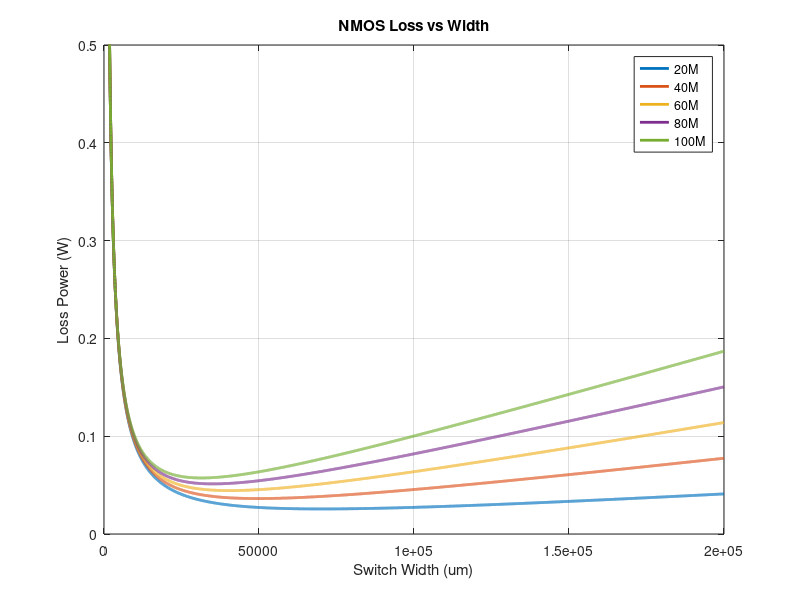
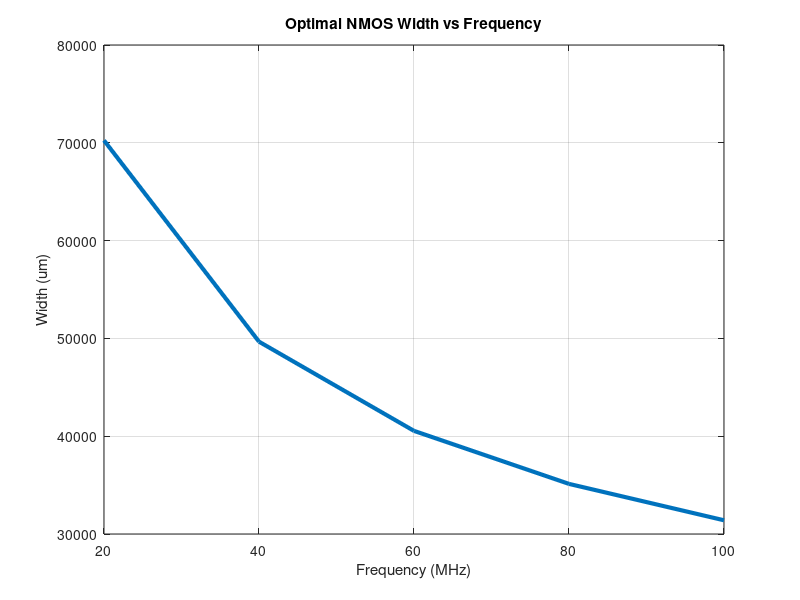
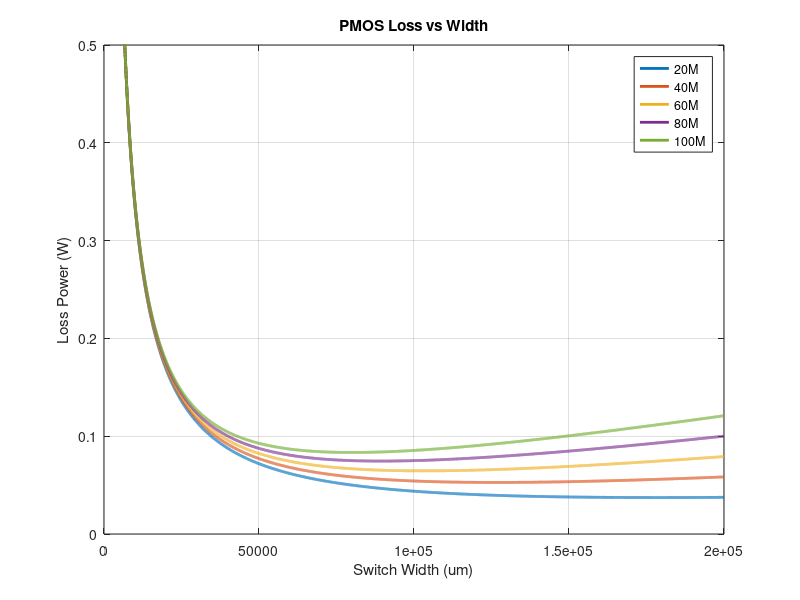
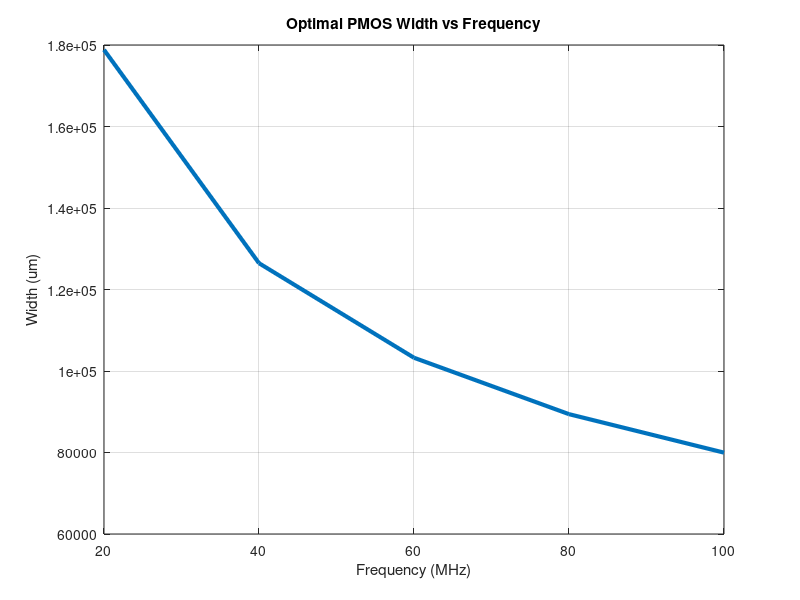

The MATLAB script that drew these images, in order: (Note: this script raises an error after producing the figures.)

%% NCH 1.2 LVT Stacked
Cgg = 350*10^-15;
Ron = 8.1;
w = 200*10^-6; % 100u width each, but 1.2V so two are stacked

Cgs = 0.5*Cgg;
Cgd = 0.5*Cgg;
Cds = 0.8*Cgg;
Ciss = Cgd + Cgs;
Coss = Cds + Cgd;

Vin = 1.8;
Vds = Vin;
Vgs = 1;
Vout = 0.8;
D = Vout/Vin;
Iout = 1;

Irms_n = ((Iout^2)*(1-D))^0.5;



freqs = linspace(20*10^6,100*10^6,5);
widths = linspace(0,0.2, 10000);

loss = zeros([numel(freqs), numel(widths)]);


figure(1)

for n = 1:numel(freqs)
    for m = 1:numel(widths)


    Psw = Vds^2 * (Coss*widths(m)/w) * freqs(n);
    Pdr = Vgs^2 * (Cgg*widths(m)/w) * freqs(n);
    Pcond = Irms_n^2 * (Ron*w/widths(m));
    Ptot = Psw + Pdr + Pcond;
    loss(n,m) = Ptot;

    end
    plot(widths*10^6, loss(n,:), "LineWidth", 2);
    hold on
end
hold off
ylim([0,0.5])
legend("20M", "40M", "60M", "80M", "100M")
title("NMOS Loss vs Width")
xlabel("Switch Width (um)")
ylabel("Loss Power (W)")
grid on

minloss = zeros([1, numel(freqs)]);
minidx = zeros([1, numel(freqs)]);
minwidth = zeros([1, numel(freqs)]);
for n = 1:numel(freqs)


    [minloss(n), minidx(n)] = min(loss(n,:));
    minwidth(n) = widths(minidx(n));


end


figure(2)
plot(freqs*10^-6,minwidth*10^6, "LineWidth", 3);
grid on
title("Optimal NMOS Width vs Frequency")
xlabel("Frequency (MHz)")
ylabel("Width (um)")



%% PCH 1.2 LVT Stacked
Cgg = 0.2*10^-12;
Ron = 30;
w = 200*10^-6; % 100u width each, but 1.2V so two are stacked

Cgs = 0.5*Cgg;
Cgd = 0.5*Cgg;
Cds = 0.8*Cgg;
Ciss = Cgd + Cgs;
Coss = Cds + Cgd;

Vin = 1.8;
Vds = Vin;
Vgs = 1;
Vout = 0.8;
D = Vout/Vin;
Iout = 1;

Irms_n = ((Iout^2)*(1-D))^0.5;



freqs = linspace(20*10^6,100*10^6,5);
widths = linspace(0,0.2, 10000);

loss = zeros([numel(freqs), numel(widths)]);


figure(3)

for n = 1:numel(freqs)
    for m = 1:numel(widths)


    Psw = Vds^2 * (Coss*widths(m)/w) * freqs(n);
    Pdr = Vgs^2 * (Cgg*widths(m)/w) * freqs(n);
    Pcond = Irms_n^2 * (Ron*w/widths(m));
    Ptot = Psw + Pdr + Pcond;
    loss(n,m) = Ptot;

    end
    plot(widths*10^6, loss(n,:), "LineWidth", 2);
    hold on
end
hold off
ylim([0,0.5])
legend("20M", "40M", "60M", "80M", "100M")
title("PMOS Loss vs Width")
xlabel("Switch Width (um)")
ylabel("Loss Power (W)")
grid on

minloss = zeros([1, numel(freqs)]);
minidx = zeros([1, numel(freqs)]);
minwidth = zeros([1, numel(freqs)]);
for n = 1:numel(freqs)


    [minloss(n), minidx(n)] = min(loss(n,:));
    minwidth(n) = widths(minidx(n));


end


figure(4)
plot(freqs*10^-6,minwidth*10^6, "LineWidth", 3);
grid on
title("Optimal PMOS Width vs Frequency")
xlabel("Frequency (MHz)")
ylabel("Width (um)")

%% Inductor
% Set maximum allowable current ripple = minimum output current
IL_min = 0.2;

Vin_min = 1.6;
Vin_nom = 1.8;
Vin_max = 2;
Vout_min = 0.6;
Vout_nom = 0.8;
Vout_max = 1.2;

ind = linspace(0,100*10^-9, 1000);

fsw = 80*10^6;

dI_nomnom = ((Vin_nom-Vout_nom)*(Vout_nom/Vin_nom))./(fsw.*ind);
dI_maxmax = ((Vin_max-Vout_max)*(Vout_max/Vin_max))./(fsw.*ind);
dI_minmin = ((Vin_min-Vout_min)*(Vout_min/Vin_min))./(fsw.*ind);
dI_maxmin = ((Vin_max-Vout_min)*(Vout_min/Vin_max))./(fsw.*ind);
dI_minmax = ((Vin_min-Vout_max)*(Vout_max/Vin_min))./(fsw.*ind);

figure(5)
plot(ind,dI_nomnom)
hold on
plot(ind,dI_maxmax)
plot(ind,dI_minmin)
plot(ind,dI_maxmin)
plot(ind,dI_minmax)
hold off
ylim([0,1]);
grid on
xlabel("Inductance (H)")
ylabel("Current Ripple (A)")
title("Current Ripple vs Inductance @ 80MHz")
yline(IL_min)
legend("Vin: Nom, Vout: Nom", "Vin: Max, Vout: Max", "Vin: Min, Vout: Min", "Vin: Max, Vout: Min", "Vin: Min, Vout: Max", "Max Ripple")


freqs = linspace(20*10^6,100*10^6,5);
dI = zeros([numel(freqs), numel(ind)]);
figure(6)

for n = 1:numel(freqs)

    dI(n,:) = ((Vin_nom-Vout_nom)*(Vout_nom/Vin_nom))./(freqs(n).*ind);
    plot(ind, dI(n,:))
    hold on

end
hold off
ylim([0,1]);
grid on
xlabel("Inductance (H)")
ylabel("Current Ripple (A)")
title("Current Ripple vs Inductance")
yline(IL_min)
legend("20MHz", "40MHz", "60MHz", "80MHz", "100MHz")

% Choose Inductor Size
% Set nominal I_rms value for inductor
Lchoose = 0.3*10^-7;
Irms_nom = 1;

L_area = linspace(0, 100, 1000);
L_loss = Irms_nom^2 * (Lchoose/(4*10^-9)) * 0.2 ./L_area;

figure(7)
plot(L_area, L_loss, "LineWidth",3)
ylim([0,1])
title("Inductor Loss vs Area")
xlabel("Area (mm^2)")
ylabel("Power Loss (W)")
grid on



% Output Capacitor
I_ripple_nom = ((Vin_nom-Vout_nom)*(Vout_nom/Vin_nom))./(fsw.*Lchoose);
Vo_ripple = 0.03;

Cout = I_ripple_nom/(8*Vo_ripple*fsw);
